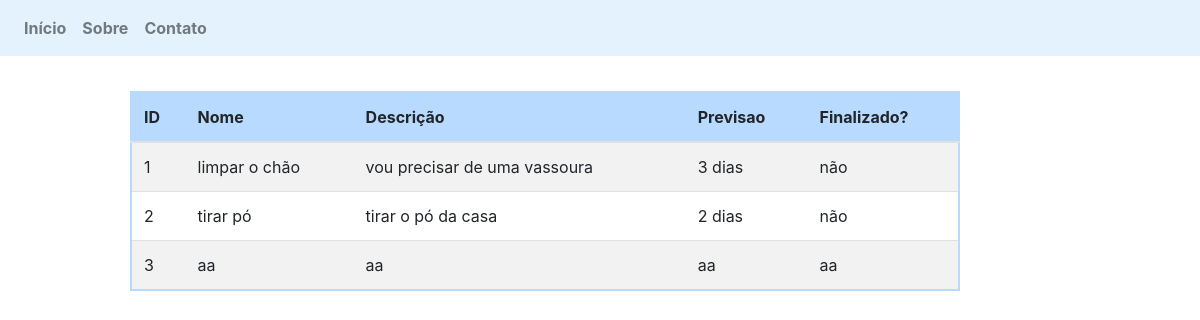
Page /?pagina=/crud_servico/vis_servico on the committed database.
### tables this page shows
CREATE TABLE `servico` (
  `id` int(11) NOT NULL AUTO_INCREMENT,
  `nome` varchar(40) DEFAULT NULL,
  `descricao` varchar(255) DEFAULT NULL,
  `previsao` varchar(40) DEFAULT NULL,
  `finalizado` varchar(3) DEFAULT NULL,
  PRIMARY KEY (`id`)
);

### classes/servico.class.php (called while the page is built, shortened)
<?php
class Servico{
    function __construct($id=NULL, $nome="", $descricao="", $previsao="", $finalizado){
        $this->id = $id;
        $this->nome = $nome;
        $this->descricao = $descricao;
        $this->previsao = $previsao;
        $this->finalizado = $finalizado;
    }
    function __get($atributo){
        return $this->$atributo;
    }
    static function get_servicos(){
        $objConexao = new ConexaoBD();
        $link = $objConexao->get_link();
        $sql = "SELECT id, nome, descricao, previsao, finalizado FROM servico";
        $vServicos = array();
        if( $stmt = $link->prepare($sql) ){
            $stmt->execute();
            $stmt->bindColumn('id', $id);
            $stmt->bindColumn('nome', $nome);
            $stmt->bindColumn('descricao', $descricao);
            $stmt->bindColumn('previsao', $previsao);
            $stmt->bindColumn('finalizado', $finalizado);
            while( $stmt->fetch(PDO::FETCH_BOUND) ){
                $objServico = new Servico(
                    $id,
                    $nome,
                    $descricao,
                    $previsao,
                    $finalizado,
                );
                $vServicos[] = $objServico;
            }
        }
        return $vServicos;
    }
    }
?>

### paginas/crud_servico/vis_servico.php (the view, shortened to what this page needs)
<?php
$vItem = Servico::get_Servicos();
?>
<div id="tbl_vis_produto">
  <table class="table table-striped">
    <thead>
      <tr class="table-primary">
        <th scope="col">ID</th>
        <th scope="col">Nome</th>
        <th scope="col">Descrição</th>
        <th scope="col">Previsao</th>
        <th scope="col">Finalizado?</th>
      </tr>
    </thead>
        <tbody>
          <?php
          foreach ($vItem as $objItem) {
          ?>
            <tr>
              <td class='align-middle'>
                <?= $objItem->id ?>
              </td>
              <td class='align-middle'>
                <?= $objItem->nome ?>
              </td>
              <td class='align-middle'>
                <?= $objItem->descricao ?>
              </td>
              <td class='align-middle'>
                <?= $objItem->previsao ?>
              </td>
              <td class='align-middle'>
                <?= $objItem->finalizado ?>
              </td>
            </tr>
          <?php
          }
          ?>
        </tbody>
      </table>
    </div>

### css/projeto.css (style rules this page uses)
#tbl_vis_produto { width: 80%; padding-left: 130px; padding-top: 35px; }
#tbl_vis_produto table { border: 2px solid #b8daff; }
#tbl_vis_produto table td { max-width: 250px; overflow: hidden; text-overflow: ellipsis; white-space: nowrap; }

### rows in the picture
servico: id "1", nome "limpar o chão", descricao "vou precisar de uma vassoura", previsao "3 dias", finalizado "não"
servico: id "2", nome "tirar pó", descricao "tirar o pó da casa", previsao "2 dias", finalizado "não"
servico: id "3", nome "aa", descricao "aa", previsao "aa", finalizado "aa"
